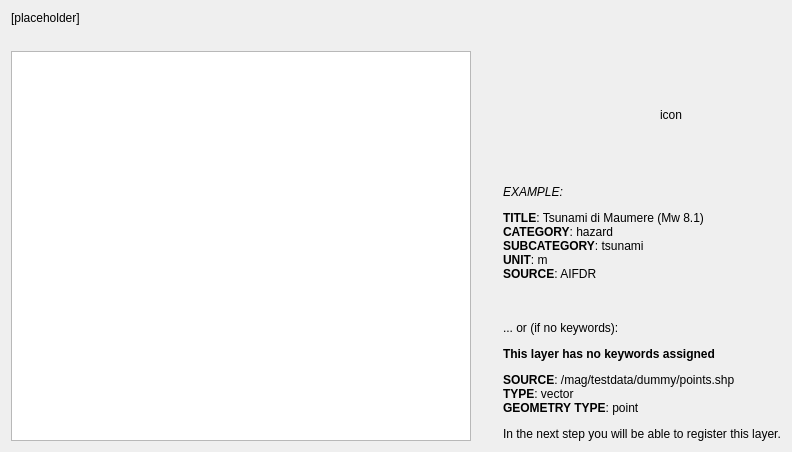
       <widget class="QWidget" name="pgF11HazLayerTOC">
        <layout class="QVBoxLayout" name="verticalLayout_10">
         <item>
          <widget class="QLabel" name="lblSelectHazardLayer">
           <property name="styleSheet">
            <string notr="true">font: 11pt &quot;Ubuntu&quot;;</string>
           </property>
           <property name="text">
            <string>&lt;html&gt;&lt;head/&gt;&lt;body&gt;&lt;p&gt;[placeholder]&lt;/p&gt;&lt;/body&gt;&lt;/html&gt;</string>
           </property>
           <property name="alignment">
            <set>Qt::AlignLeading|Qt::AlignLeft|Qt::AlignTop</set>
           </property>
           <property name="wordWrap">
            <bool>true</bool>
           </property>
          </widget>
         </item>
         <item>
          <spacer name="verticalSpacer_18">
           <property name="orientation">
            <enum>Qt::Vertical</enum>
           </property>
           <property name="sizeType">
            <enum>QSizePolicy::Fixed</enum>
           </property>
           <property name="sizeHint" stdset="0">
            <size>
             <width>20</width>
             <height>20</height>
            </size>
           </property>
          </spacer>
         </item>
         <item>
          <layout class="QGridLayout" name="gridLayout_16">
           <item row="0" column="3">
            <widget class="QLabel" name="lblIconIFCWHazardFromCanvas">
             <property name="sizePolicy">
              <sizepolicy hsizetype="Fixed" vsizetype="Fixed">
               <horstretch>0</horstretch>
               <verstretch>0</verstretch>
              </sizepolicy>
             </property>
             <property name="minimumSize">
              <size>
               <width>128</width>
               <height>128</height>
              </size>
             </property>
             <property name="maximumSize">
              <size>
               <width>128</width>
               <height>128</height>
              </size>
             </property>
             <property name="text">
              <string>icon</string>
             </property>
             <property name="scaledContents">
              <bool>true</bool>
             </property>
             <property name="alignment">
              <set>Qt::AlignCenter</set>
             </property>
            </widget>
           </item>
           <item row="0" column="0" rowspan="2">
            <widget class="QListWidget" name="lstCanvasHazLayers">
             <property name="enabled">
              <bool>true</bool>
             </property>
             <property name="sizePolicy">
              <sizepolicy hsizetype="Expanding" vsizetype="Expanding">
               <horstretch>0</horstretch>
               <verstretch>0</verstretch>
              </sizepolicy>
             </property>
             <property name="minimumSize">
              <size>
               <width>460</width>
               <height>100</height>
              </size>
             </property>
             <property name="maximumSize">
              <size>
               <width>460</width>
               <height>16777215</height>
              </size>
             </property>
            </widget>
           </item>
           <item row="1" column="1">
            <spacer name="horizontalSpacer_16">
             <property name="orientation">
              <enum>Qt::Horizontal</enum>
             </property>
             <property name="sizeType">
              <enum>QSizePolicy::Fixed</enum>
             </property>
             <property name="sizeHint" stdset="0">
              <size>
               <width>20</width>
               <height>20</height>
              </size>
             </property>
            </spacer>
           </item>
           <item row="0" column="1" colspan="2">
            <spacer name="horizontalSpacer_11">
             <property name="orientation">
              <enum>Qt::Horizontal</enum>
             </property>
             <property name="sizeHint" stdset="0">
              <size>
               <width>40</width>
               <height>20</height>
              </size>
             </property>
            </spacer>
           </item>
           <item row="0" column="4">
            <spacer name="horizontalSpacer_13">
             <property name="orientation">
              <enum>Qt::Horizontal</enum>
             </property>
             <property name="sizeType">
              <enum>QSizePolicy::Fixed</enum>
             </property>
             <property name="sizeHint" stdset="0">
              <size>
               <width>40</width>
               <height>20</height>
              </size>
             </property>
            </spacer>
           </item>
           <item row="1" column="2" colspan="3">
            <widget class="QLabel" name="lblDescribeCanvasHazLayer">
             <property name="sizePolicy">
              <sizepolicy hsizetype="Preferred" vsizetype="Expanding">
               <horstretch>0</horstretch>
               <verstretch>0</verstretch>
              </sizepolicy>
             </property>
             <property name="text">
              <string notr="true">&lt;html&gt;&lt;head/&gt;&lt;body&gt;&lt;p&gt;&lt;i&gt;EXAMPLE:&lt;/i&gt;&lt;/p&gt;&lt;p&gt;&lt;span style=&quot; font-weight:600;&quot;&gt;TITLE&lt;/span&gt;: Tsunami di Maumere (Mw 8.1)&lt;br/&gt;&lt;span style=&quot; font-weight:600;&quot;&gt;CATEGORY&lt;/span&gt;: hazard&lt;br/&gt;&lt;span style=&quot; font-weight:600;&quot;&gt;SUBCATEGORY&lt;/span&gt;: tsunami&lt;br/&gt;&lt;span style=&quot; font-weight:600;&quot;&gt;UNIT&lt;/span&gt;: m&lt;br/&gt;&lt;span style=&quot; font-weight:600;&quot;&gt;SOURCE&lt;/span&gt;: AIFDR &lt;br/&gt;&lt;br/&gt;&lt;/p&gt;&lt;p&gt;... or (if no keywords):&lt;/p&gt;&lt;p&gt;&lt;span style=&quot; font-weight:600;&quot;&gt;This layer has no keywords assigned&lt;/span&gt;&lt;/p&gt;&lt;p&gt;&lt;span style=&quot; font-weight:600;&quot;&gt;SOURCE&lt;/span&gt;: /mag/testdata/dummy/points.shp&lt;br/&gt;&lt;span style=&quot; font-weight:600;&quot;&gt;TYPE&lt;/span&gt;: vector&lt;br/&gt;&lt;span style=&quot; font-weight:600;&quot;&gt;GEOMETRY TYPE&lt;/span&gt;: point&lt;/p&gt;&lt;p&gt;In the next step you will be able to register this layer.&lt;/p&gt;&lt;/body&gt;&lt;/html&gt;</string>
             </property>
             <property name="alignment">
              <set>Qt::AlignLeading|Qt::AlignLeft|Qt::AlignVCenter</set>
             </property>
             <property name="wordWrap">
              <bool>true</bool>
             </property>
            </widget>
           </item>
          </layout>
         </item>
        </layout>
       </widget>
